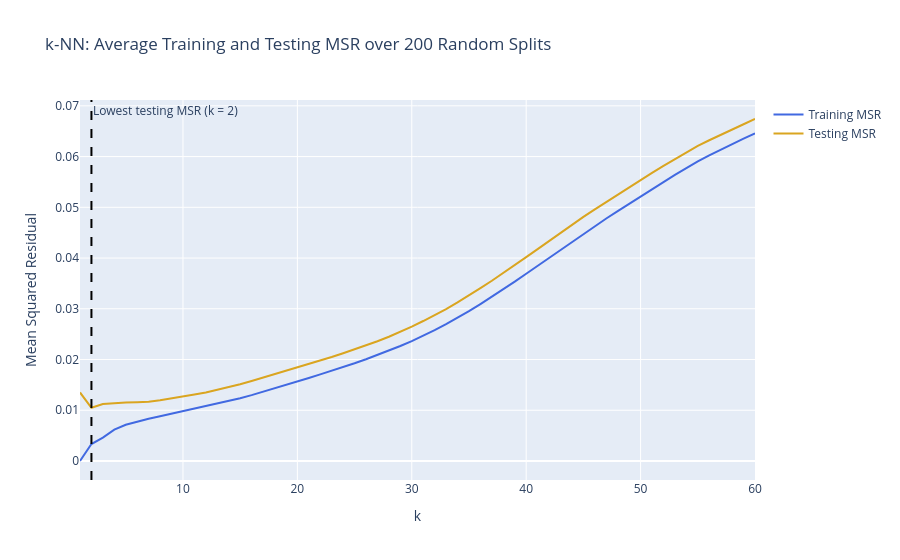

Notebook source saved alongside this figure:
### Code cell
# Average over the 200 splits
knn_curve = all_splits[all_splits["Model"] == "k-NN"].groupby("k")[["Training MSR", "Testing MSR"]].mean().reset_index()

# Plot the MSR curves
fig = px.line(knn_curve, x = "k", y = ["Training MSR", "Testing MSR"],
              title = "k-NN: Average Training and Testing MSR over 200 Random Splits",
              labels = {"value": "Mean Squared Residual", "variable": ""},
              color_discrete_sequence = ["royalblue", "goldenrod"],
              height = 550)

best_k = knn_curve.loc[knn_curve["Testing MSR"].idxmin(), "k"]
fig.add_vline(x = best_k, line_width = 2, line_dash = "dash", line_color = "black",
              annotation_text = f"Lowest testing MSR (k = {int(best_k)})", annotation_position = "top right")

### Figure 1 — Plotly figure (JSON) as saved in the notebook; plotly's stock layout.template omitted (floating-point values rounded to 4 significant figures)
{"data": [{"hovertemplate": "=Training MSR<br>k=%{x}<br>Mean Squared Residual=%{y}<extra></extra>", "legendgroup": "Training MSR", "line": {"color": "royalblue", "dash": "solid"}, "marker": {"symbol": "circle"}, "mode": "lines", "name": "Training MSR", "orientation": "v", "showlegend": true, "type": "scatter", "x": [1, 2, 3, 4, 5, 6, 7, 8, 9, 10, 11, 12, 13, 14, 15, 16, 17, 18, 19, 20, 21, 22, 23, 24, 25, 26, 27, 28, 29, 30, 31, 32, 33, 34, 35, 36, 37, 38, 39, 40, 41, 42, 43, 44, 45, 46, 47, 48, 49, 50, 51, 52, 53, 54, 55, 56, 57, 58, 59, 60], "xaxis": "x", "y": [0, 0.003345, 0.004623, 0.006189, 0.007152, 0.007793, 0.008332, 0.008829, 0.009325, 0.009795, 0.01028, 0.01074, 0.01124, 0.01179, 0.01238, 0.01298, 0.01363, 0.01429, 0.01498, 0.01567, 0.01637, 0.01707, 0.01778, 0.01851, 0.01927, 0.02006, 0.02088, 0.02173, 0.02266, 0.02364, 0.0247, 0.02581, 0.02699, 0.02823, 0.02952, 0.03094, 0.03236, 0.03384, 0.03534, 0.0369, 0.03845, 0.04006, 0.04166, 0.04325, 0.0448, 0.04631, 0.0478, 0.04925, 0.05072, 0.05217, 0.05358, 0.05498, 0.05639, 0.05774, 0.05904, 0.06025, 0.06139, 0.06249, 0.06355, 0.06459], "yaxis": "y"}, {"hovertemplate": "=Testing MSR<br>k=%{x}<br>Mean Squared Residual=%{y}<extra></extra>", "legendgroup": "Testing MSR", "line": {"color": "goldenrod", "dash": "solid"}, "marker": {"symbol": "circle"}, "mode": "lines", "name": "Testing MSR", "orientation": "v", "showlegend": true, "type": "scatter", "x": [1, 2, 3, 4, 5, 6, 7, 8, 9, 10, 11, 12, 13, 14, 15, 16, 17, 18, 19, 20, 21, 22, 23, 24, 25, 26, 27, 28, 29, 30, 31, 32, 33, 34, 35, 36, 37, 38, 39, 40, 41, 42, 43, 44, 45, 46, 47, 48, 49, 50, 51, 52, 53, 54, 55, 56, 57, 58, 59, 60], "xaxis": "x", "y": [0.01351, 0.01048, 0.01123, 0.01143, 0.01153, 0.01159, 0.0117, 0.01198, 0.01232, 0.0127, 0.0131, 0.01351, 0.01402, 0.01458, 0.01513, 0.01576, 0.01642, 0.01703, 0.01769, 0.01839, 0.01907, 0.01979, 0.0205, 0.02125, 0.02201, 0.02277, 0.02361, 0.02449, 0.02544, 0.02648, 0.02759, 0.02871, 0.02995, 0.03125, 0.03261, 0.03406, 0.03552, 0.03703, 0.03859, 0.04017, 0.04175, 0.04336, 0.045, 0.0466, 0.04811, 0.0496, 0.05107, 0.0525, 0.05399, 0.05541, 0.05677, 0.05815, 0.05952, 0.06084, 0.06209, 0.06322, 0.06431, 0.06535, 0.06637, 0.0674], "yaxis": "y"}], "layout": {"annotations": [{"showarrow": false, "text": "Lowest testing MSR (k = 2)", "x": 2, "xanchor": "left", "xref": "x", "y": 1, "yanchor": "top", "yref": "y domain"}], "autosize": true, "legend": {"title": {"text": ""}, "tracegroupgap": 0}, "shapes": [{"line": {"color": "black", "dash": "dash", "width": 2}, "type": "line", "x0": 2, "x1": 2, "xref": "x", "y0": 0, "y1": 1, "yref": "y domain"}], "title": {"text": "k-NN: Average Training and Testing MSR over 200 Random Splits"}, "xaxis": {"anchor": "y", "autorange": true, "domain": [0, 1], "range": [1, 60], "title": {"text": "k"}, "type": "linear"}, "yaxis": {"anchor": "x", "autorange": true, "domain": [0, 1], "range": [-0.003745, 0.07115], "title": {"text": "Mean Squared Residual"}, "type": "linear"}}}
